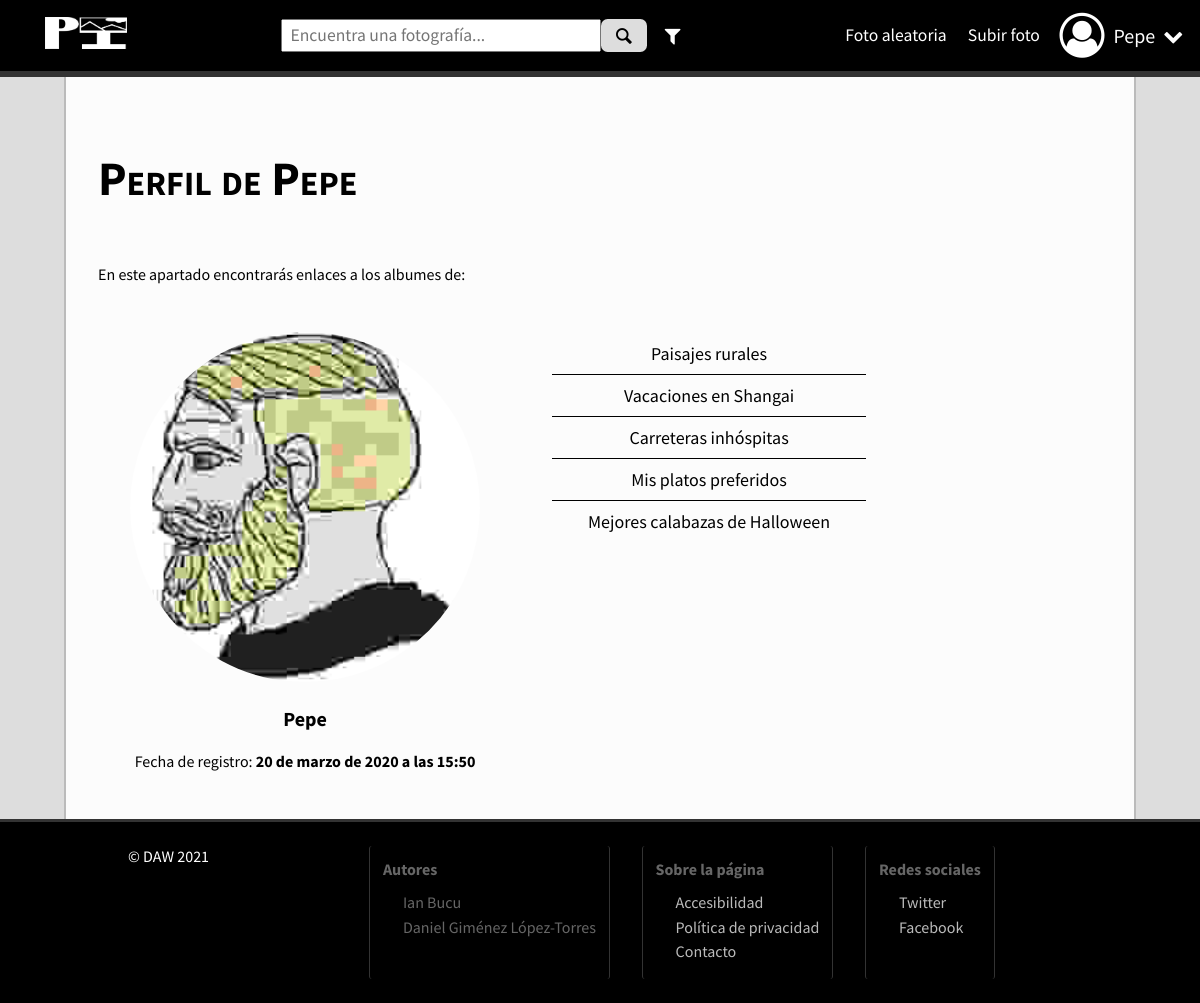
Page /usuario.php?id=1 (signed in) on the committed database.
### tables this page shows
CREATE TABLE usuarios (
  id          INTEGER      NOT NULL auto_increment ,
  nombre      VARCHAR(15)  UNIQUE                  ,
  clave       VARCHAR(150)                         ,
  email       VARCHAR(254)                         ,
  sexo        BOOLEAN                              ,
  fNacimiento DATE                                 ,
  ciudad      VARCHAR(45)                          ,
  pais        INTEGER                              ,
  foto        VARCHAR(45)                          ,
  fRegistro   DATETIME                             ,
  estilo      INTEGER                              ,

  PRIMARY KEY ( id )                                                ,
  FOREIGN KEY ( pais )   REFERENCES paises( id )  ON DELETE CASCADE ,
  FOREIGN KEY ( estilo ) REFERENCES estilos( id ) ON DELETE CASCADE
);

CREATE TABLE albumes (
  id          INTEGER      NOT NULL auto_increment ,
  titulo      VARCHAR(50)                          ,
  descripcion VARCHAR(254)                         ,
  usuario     INTEGER                              ,

  PRIMARY KEY ( id )                                                  ,
  FOREIGN KEY ( usuario ) REFERENCES usuarios( id ) ON DELETE CASCADE
);

### php/funciones.php (called while the page is built, shortened)
<?php
function parsearFecha( $fecha ){
    if( $fecha != null && is_string( $fecha ) ){
        $meses = ["enero" , "febrero" , "marzo" ,
          "abril" , "mayo" , "junio" , "julio" ,
          "agosto" , "septiembre" , "octubre" ,
          "noviembre" , "diciembre"];
        $datos = explode( "-" , $fecha );
        if( count( $datos ) == 3 ){
            return ltrim( $datos[2] , "0" ) . " de " . $meses[$datos[1]-1] . " de " . $datos[0];
        }
    }
    return $fecha;
}
function parsearFechaCompleta( $fechaCompleta ){
    if( $fechaCompleta != null && is_string( $fechaCompleta ) ){
        $datos = explode( " " , $fechaCompleta );
        if( count( $datos ) == 2 ){
            return substr_replace( ( parsearFecha( $datos[0] ) . " a las " . $datos[1] ) , "" , -3 );
        }
    }
    return $fechaCompleta;
}
function estaAutenticado(){
    $dominio    = "localhost:3306";
    $usuario    = "piadmin";
    $contrasena = "clave";
    $base       = "pibd";
    $conexion = @mysqli_connect( $dominio , $usuario , $contrasena , $base );
    if( !empty( $_SESSION ) && $_COOKIE[ session_name() ] == session_id() ) $datos = json_decode( $_SESSION["credenciales"] ,true);
    else if( !empty( $_COOKIE["credenciales"] ) )                           $datos = json_decode( $_COOKIE["credenciales"] ,true );
    if( !empty( $datos ) ){
        $datosUsuarios = @mysqli_query( $conexion ,'SELECT u.nombre,u.clave,u.estilo from usuarios as u where UPPER(u.nombre)= UPPER("'.$datos[0].'") and UPPER(u.clave) = UPPER("'.$datos[1].'") ')
        OR die( "Ha habido un problema al comprobar usuarios existentes" );
        $display = !empty($datosUsuarios);
        if($display) {
            $Usuario = mysqli_fetch_assoc( $datosUsuarios );
            if(!empty($Usuario)){
                return true;
            }
        }
    }
    return false;
}
function verNombreUsuario(){
    if( !empty( $_SESSION ) && $_COOKIE[ session_name() ] == session_id() ) $datos = json_decode( $_SESSION["credenciales"] );
    else if( !empty( $_COOKIE["credenciales"] ) )                           $datos = json_decode( $_COOKIE["credenciales"] );
    if( $datos != null && is_array( $datos ) && count( $datos ) > 0 ){
        return $datos[0];
    }
    return "ERROR_USUARIO_INEXISTENTE";
}
function cambiarEstilo(){
    if( !empty( $_SESSION ) && $_COOKIE[ session_name() ] == session_id() ) $datos = json_decode( $_SESSION["credenciales"] );
    else if( !empty( $_COOKIE["credenciales"] ) )                           $datos = json_decode( $_COOKIE["credenciales"] );
    if( $datos != null && is_array( $datos ) && count( $datos ) > 0 ) return $datos[2];
}
?>

### usuario.php (the view, shortened to what this page needs)
<?php
    require_once("php/funciones.php");
    if( !estaAutenticado() ) header( "Location: index.php?msg=5" );
    require_once("php/conexionBD.php");
    require_once("php/articulo.php");
    $usuarios = @mysqli_query( $conexion ,
    "SELECT nombre,fRegistro,foto FROM usuarios
    WHERE id = ".intval($_GET['id'] ) ) OR die( "No se ha podido realizar la consulta." );
    $usuario = @mysqli_fetch_assoc( $usuarios );
?>
<!DOCTYPE html>
<html lang="es">
    <head>
        <?php
            require_once("php/head.php");
        ?>
    </head>
    <body>
        <header><?php require_once("php/cabecera_registro.php"); ?></header>
        <div>
            <main>
                <section>
                    <h1>Perfil de <?php echo $usuario['nombre']; ?></h1>
                    <p>En este apartado encontrarás enlaces a los albumes de: </p>
                    <div id="perfil">
                        <div>
                            <img src="<?php echo $usuario['foto']; ?>" alt="Foto de perfil de usuario">
                            <p><strong><?php echo $usuario['nombre']; ?></strong></p>
                            <p>Fecha de registro: <strong><?php echo parsearFechaCompleta($usuario['fRegistro']); ?></strong></p>
                        </div>
                        <nav>
                        <?php
                        $datosAlbums = @mysqli_query( $conexion, "SELECT * from albumes as a where a.usuario=".$_GET['id']."" ) OR die( "No se ha podido realizar la consulta." );
                        while( $album = @mysqli_fetch_assoc( $datosAlbums ) ) listaAlbums( $album);
                        ?>
                        </nav>
                    </div>
                </section>
            </main>
        </div>
        <footer><?php require_once("php/pie.php"); ?></footer>
    </body>
</html>

### php/cabecera_registro.php (shortened to what this page needs)
<a href="index.php"><img src="img/logoPag.png" alt="Logo" title="PI - Pictures &amp; Images"></a>
<nav class="barraBusqueda">
    <form method="GET" action="resultado.php">
        <input type="search" placeholder="Encuentra una fotografía...">
        <button class="boton" title="Buscar"><span class="icon icon-search"></span></button>
    </form>
    <a href="buscar.php" title="Búsqueda avanzada"><span class="icon icon-filter"></span></a>
</nav>
<nav class="botonesCabecera">
    <a href="foto.php">Foto aleatoria</a>
    <a href="subirFoto.php?usr=<?php $nombreUsuario = verNombreUsuario(); ?>">Subir foto</a>
</nav>
<nav class="dropdown">
    <span class="icon icon-user-circle-o iconoUsuario">
        <span><?= $nombreUsuario ?></span>
        <span class="icon icon-down-open"></span>
    </span>
</nav>

### php/articulo.php (shortened to what this page needs)
<?php
    function listaAlbums($datos){
        if( is_array( $datos ) && count( $datos ) == 4 ){
            echo
            '<a href="album.php?id='.$datos['id'].'">'.$datos['titulo'].'</a>';
        }
        else echo '<article class="fotoReciente">ESTILO ERRÓNEO</article>';
    }
?>

### css/css/estilo.css (style rules this page uses)
:root { --tono1:#000; --tono2:#333; --tono3:#666; --tono4:#bbb; --tono5:#ddd; --tono6:#fcfcfc; --tono7:#fff; --tonoA:#f4f4f4; --tonoB:#eee; }
a { text-decoration:none; }
h1 { font-variant:small-caps; font-size:3em; }
body { margin:0; background-color:var(--tono5); }
section { display:flex; flex-direction:column; }
.icon { text-align:center; font-size:20px }
main { flex:5; }
.boton { background-color:var(--tono5); color:var(--tono1); border:none; border-radius:.5em; cursor:pointer; }
.boton>span { color:var(--tono1); }
body>div { display:flex; flex-wrap:wrap; flex-direction:row; justify-content:space-around; border:2px solid var(--tono4); border-top:none; border-bottom:none; background-color:var(--tono6); margin:0 4em 0 4em; padding:2em; }
body * { font-family:'Source Sans Pro',Helvetica,sans-serif; }
body>header { display:flex; flex-direction:row; justify-content:space-around; align-items:center; background-color:var(--tono1); color:var(--tono7); padding:.8em; border-bottom:.4em solid var(--tono2); }
body>header * { color:var(--tono7); }
body>header>a { flex:2; padding:0; padding-left:2em; }
body>header>* a { display:flex; align-items:center; text-align:center; font-size:1.1em; }
body>header img { max-height:2em; }
.barraBusqueda { display:flex; flex:3.5; }
.barraBusqueda>form { display:flex; flex-direction:row; justify-content:center; flex:4; margin-right:.2em; }
.barraBusqueda>form>input { flex:9; font-size:1.1em; color:var(--tono1); padding:.2em; padding-left:.4em; }
.barraBusqueda>form>button { flex:1; color:var(--tono1); }
.barraBusqueda>a { padding:0 .5em 0 .5em; }
.botonesCabecera { display:flex; flex-direction:row; justify-content:flex-end; flex:3; }
.botonesCabecera a { padding:.6em; }
.dropdown { position: relative; display: inline-block; cursor:pointer; }
.dropdown>span>span:first-child { font-size:20px; margin-right:.2em; }
.iconoUsuario { display:flex; flex-direction:row; justify-content:center; align-items:center; font-size:45px; }
#perfil { display:flex; flex-direction:row; justify-content:flex-start; flex-wrap:wrap; margin:2em 0 0 2em; }
#perfil>div { text-align:center; }
#perfil>div>p:nth-child(2) { font-size:20px; }
#perfil>div>img { border-radius:100%; width:350px; height:350px; }
#perfil>nav { display:flex; flex-direction:column; flex-wrap:wrap; list-style:none; font-size:18px; padding:0; margin:0 2em 2em 4em; }
#perfil>nav>a { border-top:1px solid var(--tono1); color:var(--tono0); text-align:center; padding:.5em 2em .5em 2em; }
#perfil>nav>a:first-child { border-top:1px solid rgba(0,0,0,0); }
body>footer { display:flex; flex-direction:row; justify-content:flex-start; background-color:var(--tono1); border-top:3px solid var(--tono2); padding:.5em 8em .5em 8em; }

### css/css/impresa.css (style rules this page uses)
* { background: transparent !important; color: #000 !important; box-shadow: none !important; text-shadow: none !important; }
a { text-decoration:underline; }
img { display:block !important; break-inside:avoid !important; }
body>header { break-after:avoid !important; border-bottom:1pt solid #000!important; }
body * { font-family:'Roboto Slab',Georgia,Times,serif; font-size:8pt !important; }
img[alt="Logo"] { content:url("../../img/logoPagOscuro.png"); }
.botonesCabecera, .barraBusqueda, .dropdown>.icon>.icon, .headerYMensaje>p, article button { display:none; }
h1 { font-size:22pt !important; }
.icon { font-size:17pt !important }
.iconoUsuario { font-size:25pt !important; }

### css/css/noche.css (style rules this page uses)
:root { --tono1:#000; --tono2:#111; --tono3:#222; --tono4:#333; --tono5:#444; --tono6:#555; --tono7:#666; --tonoA:#333; --tonoB:#444; }
* { color:#fff !important; }
a { color:#acf !important; }
body>header a { color:#fff !important; }
.barraBusqueda>form>input { color:#000 !important; }
body>header,body>div,body>footer { background:transparent; }
body { background:var(--tono2); }
body>header { border-bottom:.4em solid var(--tono4); }
body>footer { border-top:.4em solid var(--tono4); }

### css/css/contraste-bajo.css (style rules this page uses)
* { color:#ccc !important; }
a { color:#cbd !important; }
body>header a { color:#ccc !important; }
.barraBusqueda>form>input { color:#777 !important; }
body>header,body>div,body>footer { background:transparent; }
body { background:#999; }
body>header { border-bottom:.4em solid var(--tonoB); }
body>footer { border-top:.4em solid var(--tonoB); }

### css/css/grande.css (style rules this page uses)
body>* { font-size: large; }

### css/css/x-grande.css (style rules this page uses)
body>* { font-size: x-large; }

### rows in the picture
usuarios: nombre "Pepe", foto (picture), fRegistro "20 de marzo de 2020 a las 15:50"
albumes: titulo "Paisajes rurales"
albumes: titulo "Vacaciones en Shangai"
albumes: titulo "Carreteras inhóspitas"
albumes: titulo "Mis platos preferidos"
albumes: titulo "Mejores calabazas de Halloween"
